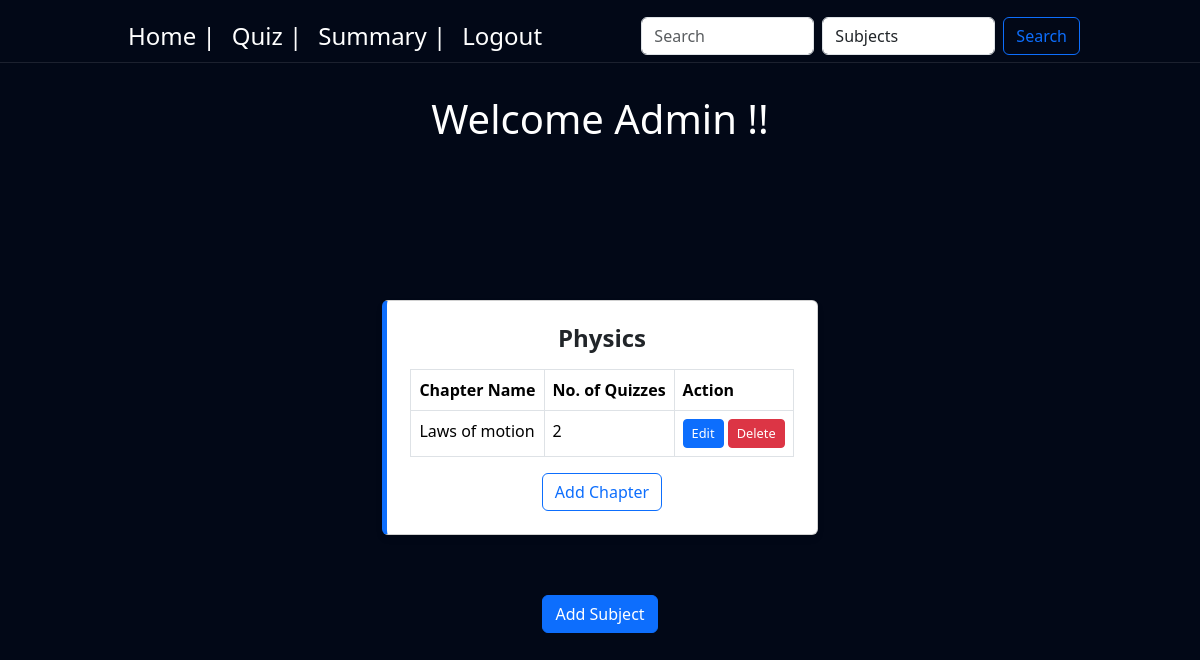
The app's page /home, older data.
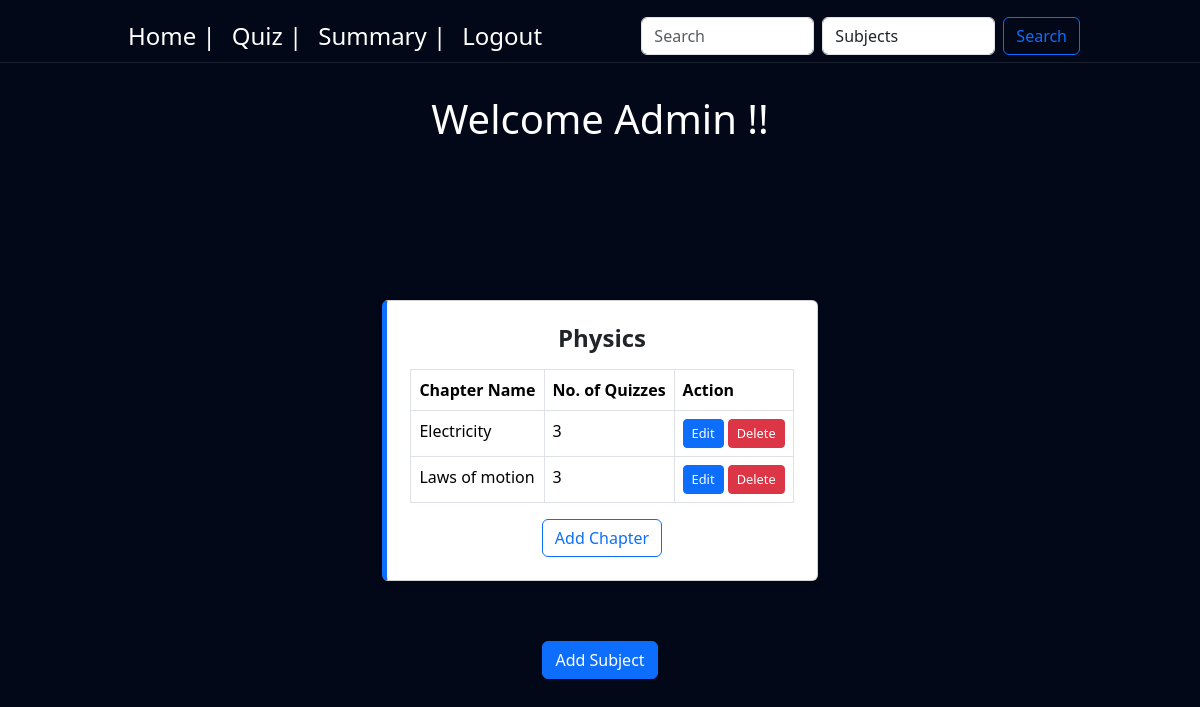
The same page, newer data.
### controller/models.py (models this page shows)
class Subject(db.Model):
    id = db.Column(db.Integer, primary_key=True, autoincrement=True)
    name = db.Column(db.String(50), unique=True, nullable=False)
    description = db.Column(db.String(50))
    chapters = db.relationship('Chapter', backref='subject', lazy=True)

class Chapter(db.Model):
    id = db.Column(db.Integer, primary_key=True, autoincrement=True)
    name = db.Column(db.String(150), nullable=False)
    description = db.Column(db.String(500))
    subject_id = db.Column(db.Integer, db.ForeignKey('subject.id'), nullable=False)
    quizzes = db.relationship('Quiz', backref='chapter', lazy=True)

### controller/routes.py (the view)
@app.route('/home')
def home():
    subjects = Subject.query.options(db.joinedload(Subject.chapters)).all()
    return render_template('home.html', subjects=subjects)

### templates/home.html (shortened to what this page needs)
<!DOCTYPE html>
<html lang="en">
<head>
    {% block bootstrap_css %}
    <link href="https://cdn.jsdelivr.net/npm/bootstrap@5.3.3/dist/css/bootstrap.min.css" rel="stylesheet"
>
    {% endblock %}
    {% block custom_css %}
    <link rel="stylesheet" href="{{ url_for('static', filename='styles.css') }}">
    {% endblock %}
</head>
<body>
    {% include 'navbar1.html' %}
    <div class="background">
        <div class="heading-sec">
            <h1>Welcome Admin !!</h1>
        </div>
        <div class="subjects-container">
            {% for subject in subjects %}
            <div class="card">
                <div class="card-body">
                    <h5 class="card-title" style="justify-content: center; text-align: center;">{{ subject.name }}</h5>
                    <table class="table table-bordered mt-3">
                        <thead>
                            <tr>
                                <th>Chapter Name</th>
                                <th>No. of Quizzes</th>
                                <th>Action</th>
                            </tr>
                        </thead>
                        <tbody>
                            {% for chapter in subject.chapters %}
                            <tr>
                                <td>{{ chapter.name }}</td>
                                <td>{{ chapter.quizzes|length }}</td>
                                <td>
                                    <a href="{{ url_for('edit_chapter', chapter_id=chapter.id) }}" class="btn btn-sm btn-primary">Edit</a>
                                    <form action="{{ url_for('delete_chapter', chapter_id=chapter.id) }}" method="POST"
                                        style="display:inline;" onsubmit="return confirm('Are you sure you want to delete this chapter?');">
                                        <button type="submit" class="btn btn-sm btn-danger">Delete</button>
                                    </form>
                                </td>
                            </tr>
                            {% endfor %}
                        </tbody>
                    </table>
                    <center><a href="{{ url_for('chapter', subject_id=subject.id) }}" class="btn btn-outline-primary">Add Chapter</a></center>
                </div>
            </div>
            {% endfor %}
        </div>
<center><a href="{{ url_for('subject') }}" class="btn btn-primary">Add Subject</a></center>
    </div>
</body>
</html>

Row changes from the older to the newer data that the page shows:
added Chapter: name "Electricity", quizzes|length "3"
computed for Chapter "Laws of motion": quizzes|length "2" → "3"
